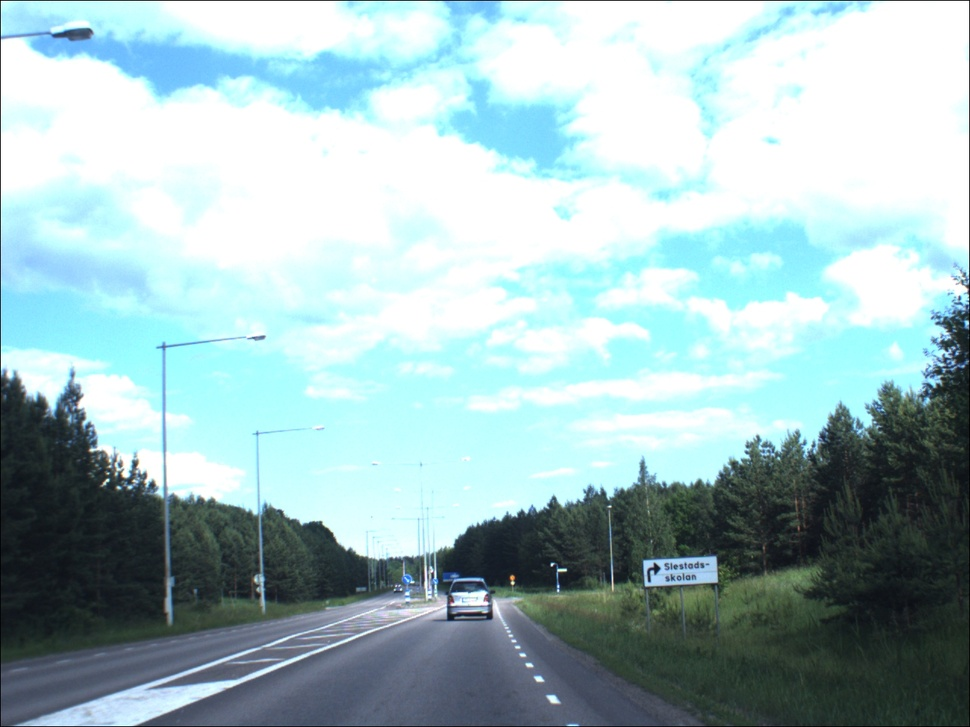
//> input picture testImage.jpg, 970 x 727 px, shrunk from 1280 x 960 before the run
$ ./Project3 testImage.jpg   (built with g++ and OpenCV 4)
//> lines starting //> are read from the running program, lines starting //| are printed output that depends on the picture
#include <cv.h>
#include <cvaux.h>
#include <highgui.h>
#include "cvgabor.h"

int main(int argc, char* argv[])
{
	IplImage* img = cvLoadImage(argv[1]);
//> img is the input picture: 727 rows x 970 cols, CV_8UC3; mean B, G, R 190.9, 187.9, 160.7
	IplImage *luv, *gabor, *gabor2, *gray, *final;
	int numOrientations = 4;
	if(!img)
	{
		printf("Could not load %s\n", argv[1]);
		exit(0);
	}

	printf("Width: %d\nHeight: %d\n", img->width, img->height);
//| Width: 970
//| Height: 727

	//Set luv to the be same size as img
	luv = cvCreateImage(cvGetSize(img), img->depth, img->nChannels);
	printf("depth: %d\n channels: %d\n", img->depth, img->nChannels);
//| depth: 8
//|  channels: 3
	gray = cvCreateImage(cvGetSize(img), img->depth, 1);
	gabor = cvCreateImage(cvGetSize(img), img->depth, 1);
	final = cvCreateImage(cvGetSize(img), img->depth, 1);

	cvCvtColor(img, luv, CV_RGB2Luv);
//> luv: 727 rows x 970 cols, CV_8UC3; mean of channels 0, 1, 2 188.5, 98.8, 155
	cvSaveImage("CIELUV.jpg", luv);
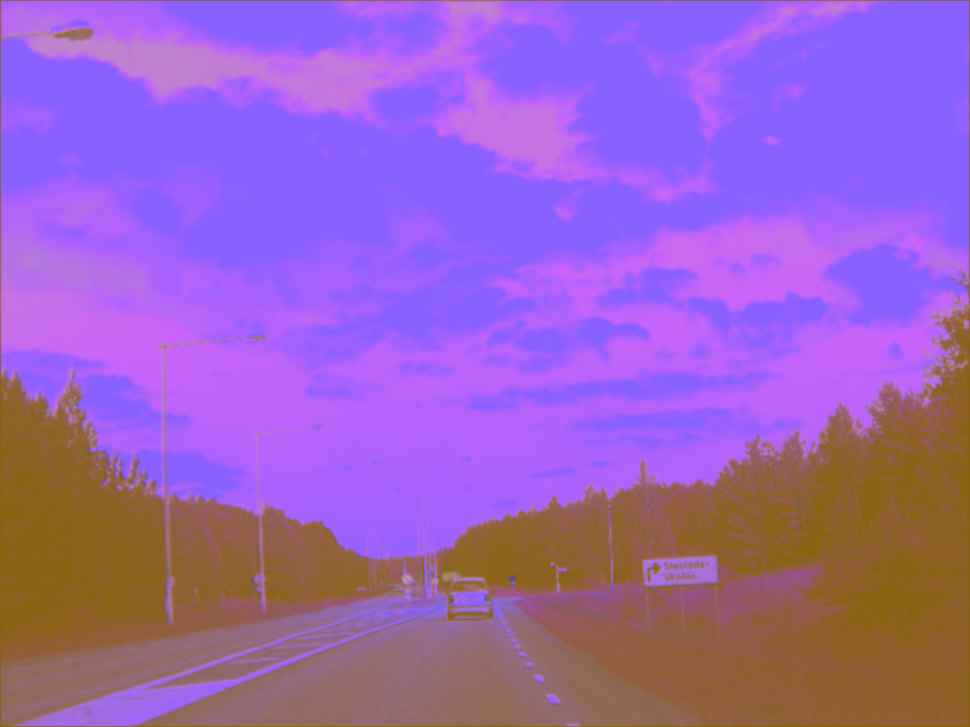
//> saved as CIELUV.jpg: 727 rows x 970 cols, CV_8UC3; mean B, G, R 188.5, 98.8, 155

	cvCvtColor(luv, gray, CV_BGR2GRAY);
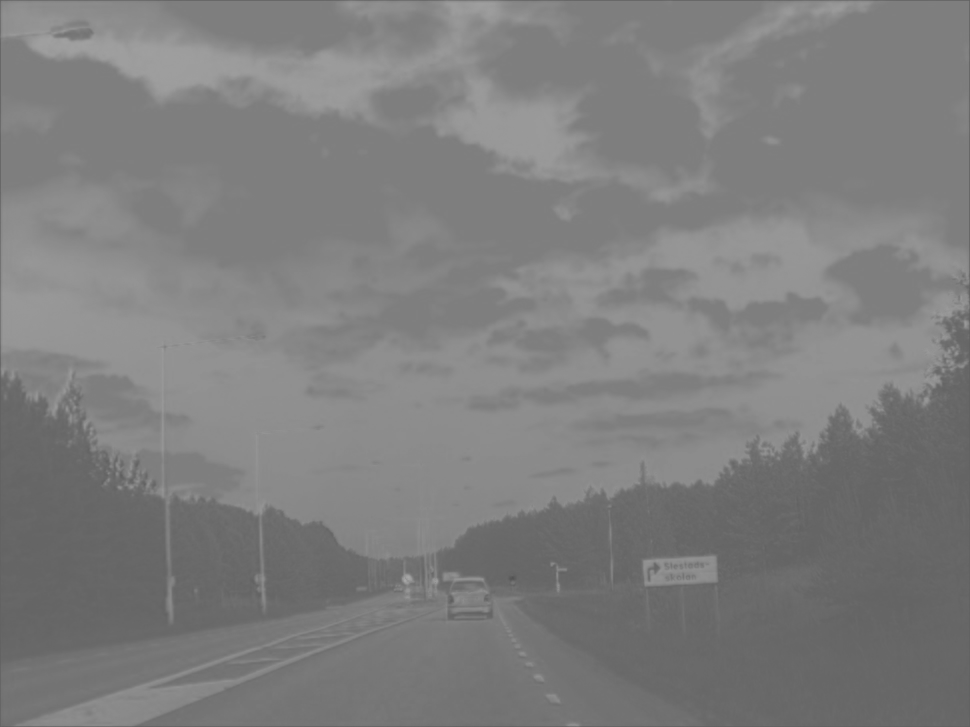
//> gray: 727 rows x 970 cols, CV_8UC1; min 83, max 167, mean 125.8
	cvSaveImage("gray.jpg", gray);
	for(int i = 0; i < numOrientations; i++)
	{
//> (the run ends here: the program needs code that is not available in this run, at `CvGabor gaborFilter;`)
